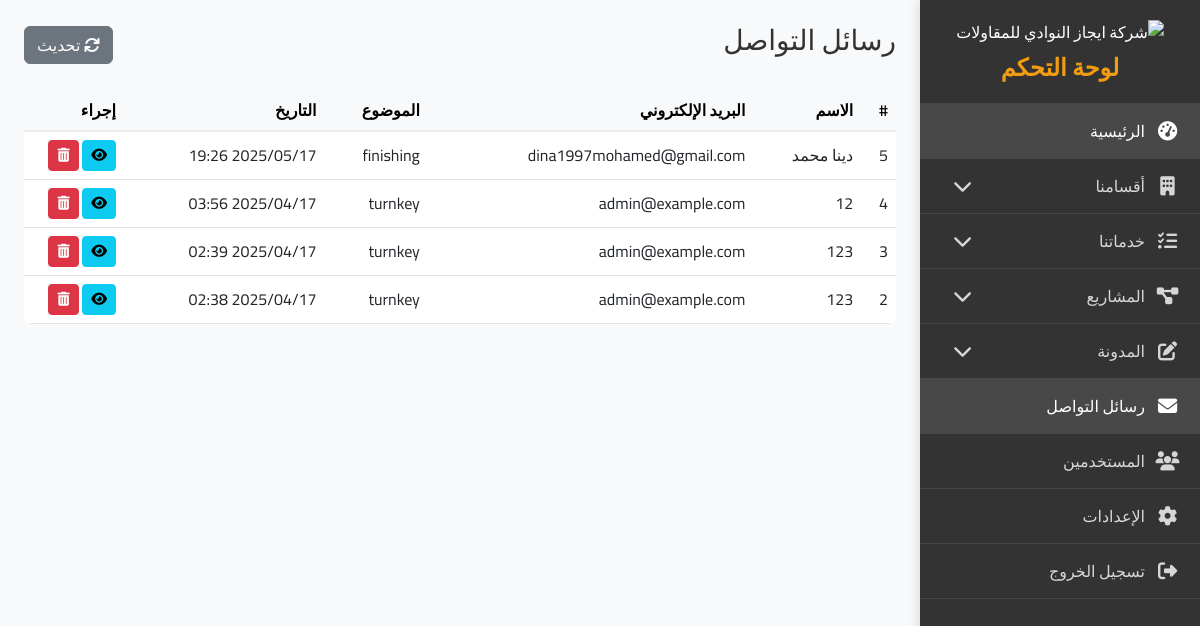
The app's page /ejaz/admin/messages/index.php (signed in) with its own data.
### tables this page shows
CREATE TABLE `contact_messages` (
  `id` int NOT NULL,
  `name` varchar(100) DEFAULT NULL,
  `email` varchar(100) DEFAULT NULL,
  `subject` varchar(255) DEFAULT NULL,
  `message` text,
  `created_at` timestamp NOT NULL DEFAULT CURRENT_TIMESTAMP
);

### ejaz/admin/messages/index.php (the view, shortened to what this page needs)
<?php
require_once '../../config/db.php';
$stmt     = $pdo->query("SELECT * FROM contact_messages ORDER BY created_at DESC");
$messages = $stmt->fetchAll();
?>
<!DOCTYPE html>
<html lang="ar" dir="rtl">
<head>
    <link rel="stylesheet" href="https://cdn.jsdelivr.net/npm/bootstrap@5.3.0/dist/css/bootstrap.rtl.min.css">
    <link rel="stylesheet" href="https://cdnjs.cloudflare.com/ajax/libs/font-awesome/6.4.0/css/all.min.css">
    <link rel="stylesheet" href="../../assets/css/admin/style.css">
</head>
<body>
<?php include '../../includes/admin/sidebar.php'; ?>
<div class="main-content p-4">
    <div class="d-flex justify-content-between align-items-center mb-4">
        <h3>رسائل التواصل</h3>
        <a href="#" onclick="location.reload()" class="btn btn-secondary">
            <i class="fas fa-sync"></i> تحديث
        </a>
    </div>
    <div class="table-responsive">
        <table class="table table-hover align-middle">
            <thead class="table-light">
            <tr>
                <th>#</th>
                <th>الاسم</th>
                <th>البريد الإلكتروني</th>
                <th>الموضوع</th>
                <th>التاريخ</th>
                <th width="100">إجراء</th>
            </tr>
            </thead>
            <tbody>
            <?php if(count($messages)): foreach($messages as $m): ?>
                <tr>
                    <td><?= $m['id'] ?></td>
                    <td><?= htmlspecialchars($m['name']) ?></td>
                    <td><?= htmlspecialchars($m['email']) ?></td>
                    <td><?= htmlspecialchars($m['subject']) ?></td>
                    <td><?= date('Y/m/d H:i',strtotime($m['created_at'])) ?></td>
                    <td>
                        <a href="view.php?id=<?= $m['id'] ?>" class="btn btn-sm btn-info" title="عرض">
                            <i class="fas fa-eye"></i>
                        </a>
                        <button onclick="confirmDelete(<?= $m['id'] ?>)" class="btn btn-sm btn-danger" title="حذف">
                            <i class="fas fa-trash-alt"></i>
                        </button>
                    </td>
                </tr>
            <?php endforeach; else: ?>
                <tr><td colspan="6" class="text-center py-4">لا توجد رسائل حالياً</td></tr>
            <?php endif; ?>
            </tbody>
        </table>
    </div>
</div>
</body>
</html>

### ejaz/assets/css/admin/style.css (style rules this page uses)
:root { --primary-color: #f39c12; --secondary-color: #3498db; --dark-color: #333; --light-color: #f4f4f4; --sidebar-width: 280px; --success: #28a745; --danger: #dc3545; --warning: #ffc107; --info: #17a2b8; }
body { font-family: 'Cairo', sans-serif; background-color: #f8f9fa; color: #333; overflow-x: hidden; }
.main-content { margin-right: var(--sidebar-width); padding: 20px; transition: all 0.3s ease; }
.table-responsive { border-radius: 8px; overflow: hidden; }
.table { margin-bottom: 0; }
.table thead th { background-color: #f8f9fa; font-weight: 600; border-bottom: 2px solid #eee; }

### records on screen
contact_messages: id "5", name "دينا محمد", email "dina1997mohamed@gmail.com", subject "finishing", created_at "2025/05/17 19:26"
contact_messages: id "4", name "12", email "admin@example.com", subject "turnkey", created_at "2025/04/17 03:56"
contact_messages: id "3", name "123", email "admin@example.com", subject "turnkey", created_at "2025/04/17 02:39"
contact_messages: id "2", name "123", email "admin@example.com", subject "turnkey", created_at "2025/04/17 02:38"
